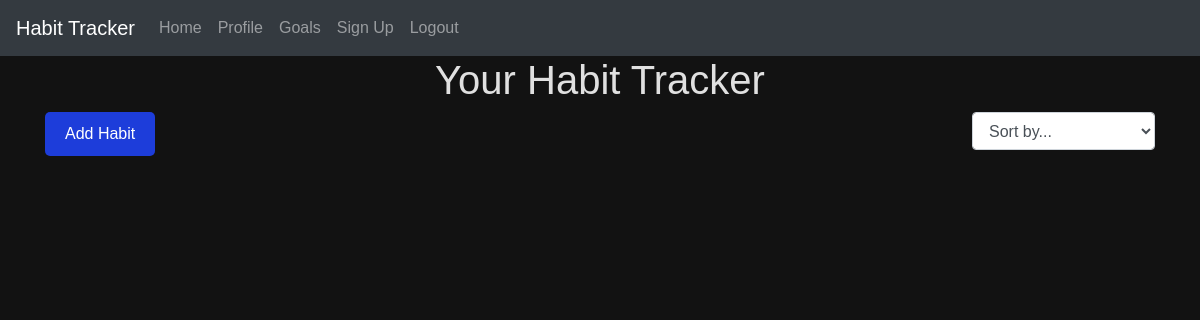
Page / (signed in) on the earlier database version.
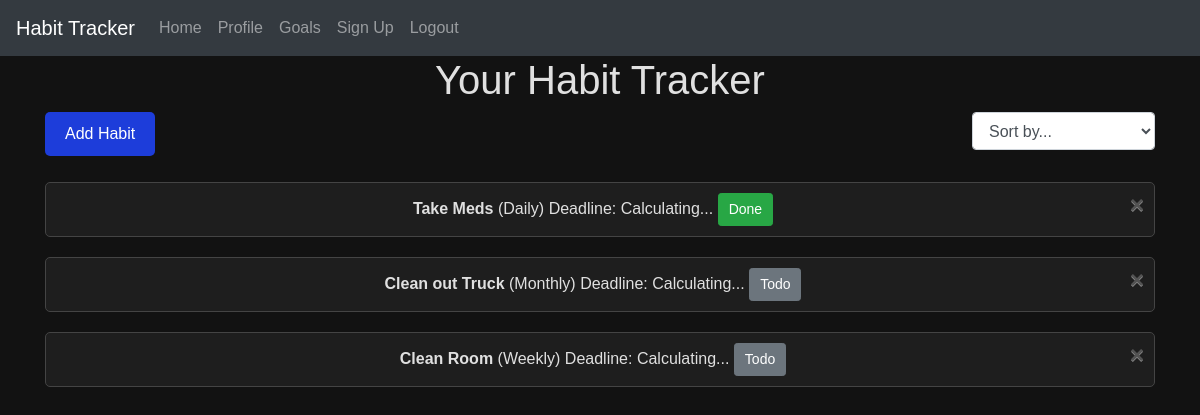
Same page on the later database version.
### website/models.py (models this page shows)
class Habitlist(db.Model):
    __tablename__ = 'habitlist'
    id = db.Column(db.Integer, primary_key=True)
    user_id = db.Column(db.Integer, db.ForeignKey('user.id'), nullable=False)
    habit_id = db.Column(db.Integer, db.ForeignKey('habits.id'), nullable=False)
    status = db.Column(db.Boolean, nullable=False, default=False)  # Boolean field

class Habit(db.Model):
    __tablename__ = 'habits'  # define the table name
    id = db.Column(db.Integer, primary_key=True)
    name = db.Column(db.String(150), nullable=False)
    description = db.Column(db.Text, nullable=True)
    frequency = db.Column(db.String(50), nullable=False)  # e.g., Daily, Weekly, Monthly
    start_date = db.Column(db.DateTime(timezone=True), default=func.now())
    times_completed = db.Column(db.Integer, default=0)  # Total count of completions
    last_completed = db.Column(db.DateTime(timezone=True))  # Timestamp of the last completion
    habitlist = db.relationship('Habitlist', backref='habit', lazy=True)

### website/views.py (the view)
@views.route('/')
@login_required
def home():
    habitlist = Habitlist.query.filter_by(user_id=current_user.id).all()
    return render_template("home.html", user=current_user, habitlist=habitlist)

### website/__init__.py (called while the page is built)
def create_app():
    app = Flask(__name__)
    app.config['SECRET_KEY'] = 'hjshjhdjah kjshkjdhjs'
    app.config['SQLALCHEMY_DATABASE_URI'] = f'sqlite:///{DB_NAME}'
    app.config['SQLALCHEMY_TRACK_MODIFICATIONS'] = False  # Turn off modification tracking for performance
    db.init_app(app)
    migrate.init_app(app, db)  # Initialize Flask-Migrate with the app and db
    from .views import views
    from .auth import auth
    app.register_blueprint(views, url_prefix='/')
    app.register_blueprint(auth, url_prefix='/')
    from .models import User, Habit, Habitlist  # , Goal, Reminder
    with app.app_context():
        db.create_all()
    login_manager = LoginManager()
    login_manager.login_view = 'auth.login'
    login_manager.init_app(app)
    @login_manager.user_loader
    def load_user(id):
        return User.query.get(int(id))
    return app

### website/templates/home.html (shortened to what this page needs)
{% extends "base.html" %}
{% block content %}
  <h1 align="center">Your Habit Tracker</h1>
<div class="d-flex justify-content-between mb-3">
  <div>
    <button id="add-habit-btn" class="btn btn-primary" onclick="toggleAddHabitForm()">Add Habit</button>
  </div>
  <div>
    <select id="sort-dropdown" class="form-control" title="Sort habits by name, frequency, or status" onchange="handleSortChange()">
      <option value="">Sort by...</option>
    </select>
  </div>
</div>
<ul class="list-group list-group-flush" id="habit-list">
  {% for item in habitlist %}
    <li class="list-group-item habit-item"
        data-habit-id="{{ item.habit.id }}"
        data-name="{{ item.habit.name }}"
        data-frequency="{{ item.habit.frequency }}"
        data-start-date="{{ item.habit.start_date }}"
        data-status="{{ item.status }}">
      <strong>{{ item.habit.name }}</strong>
      ({{ item.habit.frequency }})
      <span class="habit-deadline-display">Deadline: Calculating...</span>
      <button class="status-toggle-btn btn btn-sm {% if item.status %}btn-success{% else %}btn-secondary{% endif %}"
              type="button" data-habit-id="{{ item.id }}"
              onclick="toggleHabitStatus(this, this)">
        {% if item.status %}Done{% else %}Todo{% endif %}
      </button>
      <form action="/delete-habitlist/{{ item.id }}" method="POST" class="inline-form">
        <button type="submit" class="close" title="Remove Habit">
          <span aria-hidden="true">&times;</span>
        </button>
      </form>
    </li>
  {% endfor %}
</ul>
{% endblock %}

### website/templates/base.html (shortened to what this page needs)
<!DOCTYPE html>
<html lang="en">
<head>
    <link
        rel="stylesheet"
        href="https://stackpath.bootstrapcdn.com/bootstrap/4.4.1/css/bootstrap.min.css"
    />
    <link
        rel="stylesheet"
        href="https://stackpath.bootstrapcdn.com/font-awesome/4.7.0/css/font-awesome.min.css"
    />
    <link rel="stylesheet" href="{{ url_for('static', filename='styles.css') }}">
</head>
<body>
    <nav class="navbar navbar-expand-lg navbar-dark bg-dark">
        <a class="navbar-brand" href="/">Habit Tracker</a>
        <div class="collapse navbar-collapse" id="navbarNav">
            <ul class="navbar-nav">
                <li class="nav-item"><a class="nav-link" href="/">Home</a></li>
                <li class="nav-item"><a class="nav-link" href="/profile">Profile</a></li>
                <li class="nav-item"><a class="nav-link" href="/goals">Goals</a></li>
                <li class="nav-item"><a class="nav-link" href="{{ url_for('auth.sign_up') }}">Sign Up</a></li>
                <li class="nav-item"><a class="nav-link" href="/logout">Logout</a></li>
            </ul>
        </div>
    </nav>
    <div class="container">{% block content %}{% endblock %}</div>
</body>
</html>

### website/static/styles.css (style rules this page uses)
* { box-sizing: border-box; }
body { font-family: Arial, sans-serif; text-align: center; background-color: #121212; color: #e0e0e0; margin: 0; }
#add-habit-btn { background-color: #1d3dda; color: white; padding: 10px 20px; border: none; border-radius: 5px; cursor: pointer; }
#habit-list { list-style-type: none; padding: 0; }
#habit-list li { position: relative; padding: 10px; background-color: #1e1e1e; border: 1px solid #444; border-radius: 5px; margin: 10px 0; transition: background-color 0.3s; color: #e0e0e0; }
#habit-list li form { display: inline; }
.close { color: #888; font-size: 1.5rem; cursor: pointer; border: none; background: none; padding: 0; transition: color 0.3s; }
.btn-primary { background-color: #1d3dda; color: white; padding: 10px 20px; border: none; border-radius: 5px; cursor: pointer; }
.btn-sm { font-size: 0.875rem; padding: 5px 10px; }

Differences in the rows shown:
added Habitlist: habit.name "Take Meds", habit.frequency "Daily", status "Done"
added Habitlist: habit.name "Clean out Truck", habit.frequency "Monthly", status "Todo"
added Habitlist: habit.name "Clean Room", habit.frequency "Weekly", status "Todo"
